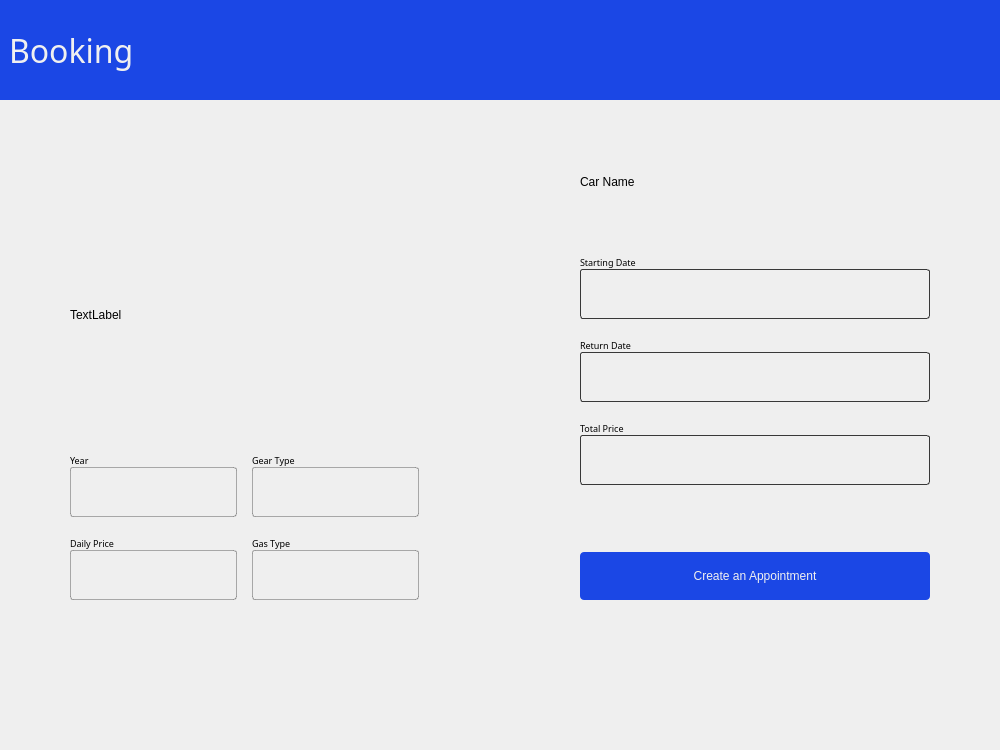
<?xml version="1.0" encoding="UTF-8"?>
<ui version="4.0">
 <class>booking</class>
 <widget class="QWidget" name="booking">
  <property name="geometry">
   <rect>
    <x>0</x>
    <y>0</y>
    <width>1000</width>
    <height>750</height>
   </rect>
  </property>
  <property name="sizePolicy">
   <sizepolicy hsizetype="Fixed" vsizetype="Fixed">
    <horstretch>0</horstretch>
    <verstretch>0</verstretch>
   </sizepolicy>
  </property>
  <property name="minimumSize">
   <size>
    <width>1000</width>
    <height>750</height>
   </size>
  </property>
  <property name="maximumSize">
   <size>
    <width>1000</width>
    <height>750</height>
   </size>
  </property>
  <property name="windowTitle">
   <string>Form</string>
  </property>
  <layout class="QVBoxLayout" name="verticalLayout">
   <property name="spacing">
    <number>0</number>
   </property>
   <property name="leftMargin">
    <number>0</number>
   </property>
   <property name="topMargin">
    <number>0</number>
   </property>
   <property name="rightMargin">
    <number>0</number>
   </property>
   <property name="bottomMargin">
    <number>0</number>
   </property>
   <item>
    <widget class="QWidget" name="top_app_bar" native="true">
     <property name="sizePolicy">
      <sizepolicy hsizetype="Expanding" vsizetype="Fixed">
       <horstretch>0</horstretch>
       <verstretch>0</verstretch>
      </sizepolicy>
     </property>
     <property name="minimumSize">
      <size>
       <width>0</width>
       <height>100</height>
      </size>
     </property>
     <property name="maximumSize">
      <size>
       <width>16777215</width>
       <height>100</height>
      </size>
     </property>
     <property name="styleSheet">
      <string notr="true">background-color: rgb(27, 71, 229);
color: #F0F0F0;</string>
     </property>
     <layout class="QHBoxLayout" name="horizontalLayout_2">
      <item>
       <widget class="QLabel" name="booking_label">
        <property name="font">
         <font>
          <family>Roboto Mono</family>
          <pointsize>24</pointsize>
         </font>
        </property>
        <property name="text">
         <string>Booking</string>
        </property>
       </widget>
      </item>
     </layout>
    </widget>
   </item>
   <item>
    <widget class="QWidget" name="main_widget" native="true">
     <layout class="QHBoxLayout" name="horizontalLayout">
      <property name="spacing">
       <number>0</number>
      </property>
      <property name="leftMargin">
       <number>70</number>
      </property>
      <property name="topMargin">
       <number>75</number>
      </property>
      <property name="rightMargin">
       <number>70</number>
      </property>
      <property name="bottomMargin">
       <number>150</number>
      </property>
      <item>
       <widget class="QWidget" name="left_widget" native="true">
        <property name="sizePolicy">
         <sizepolicy hsizetype="Maximum" vsizetype="Preferred">
          <horstretch>0</horstretch>
          <verstretch>0</verstretch>
         </sizepolicy>
        </property>
        <layout class="QVBoxLayout" name="verticalLayout_2">
         <property name="spacing">
          <number>0</number>
         </property>
         <property name="leftMargin">
          <number>0</number>
         </property>
         <property name="topMargin">
          <number>0</number>
         </property>
         <property name="rightMargin">
          <number>0</number>
         </property>
         <property name="bottomMargin">
          <number>0</number>
         </property>
         <item>
          <widget class="QLabel" name="car_image_label">
           <property name="text">
            <string>TextLabel</string>
           </property>
          </widget>
         </item>
         <item>
          <widget class="QWidget" name="car_information_widget" native="true">
           <property name="sizePolicy">
            <sizepolicy hsizetype="Fixed" vsizetype="Maximum">
             <horstretch>0</horstretch>
             <verstretch>0</verstretch>
            </sizepolicy>
           </property>
           <property name="styleSheet">
            <string notr="true">QLineEdit {
	padding-left : 10px;
	border: 1px solid rgba(56, 56, 56, 100);
	border-radius : 3px;
	background-color: transparent;
	color : rgba(56, 56, 56, 100);
}
</string>
           </property>
           <layout class="QGridLayout" name="gridLayout">
            <property name="leftMargin">
             <number>0</number>
            </property>
            <property name="topMargin">
             <number>0</number>
            </property>
            <property name="rightMargin">
             <number>0</number>
            </property>
            <property name="bottomMargin">
             <number>0</number>
            </property>
            <property name="horizontalSpacing">
             <number>15</number>
            </property>
            <property name="verticalSpacing">
             <number>20</number>
            </property>
            <item row="0" column="0">
             <layout class="QVBoxLayout" name="verticalLayout_6">
              <property name="spacing">
               <number>0</number>
              </property>
              <property name="sizeConstraint">
               <enum>QLayout::SetDefaultConstraint</enum>
              </property>
              <item alignment="Qt::AlignRight">
               <widget class="QLabel" name="year_label">
                <property name="sizePolicy">
                 <sizepolicy hsizetype="Preferred" vsizetype="Fixed">
                  <horstretch>0</horstretch>
                  <verstretch>0</verstretch>
                 </sizepolicy>
                </property>
                <property name="minimumSize">
                 <size>
                  <width>167</width>
                  <height>0</height>
                 </size>
                </property>
                <property name="maximumSize">
                 <size>
                  <width>167</width>
                  <height>16777215</height>
                 </size>
                </property>
                <property name="font">
                 <font>
                  <family>Roboto Mono Light</family>
                  <pointsize>7</pointsize>
                 </font>
                </property>
                <property name="text">
                 <string>Year</string>
                </property>
               </widget>
              </item>
              <item alignment="Qt::AlignRight">
               <widget class="QLineEdit" name="year_tf">
                <property name="sizePolicy">
                 <sizepolicy hsizetype="Fixed" vsizetype="Fixed">
                  <horstretch>0</horstretch>
                  <verstretch>0</verstretch>
                 </sizepolicy>
                </property>
                <property name="minimumSize">
                 <size>
                  <width>167</width>
                  <height>50</height>
                 </size>
                </property>
               </widget>
              </item>
             </layout>
            </item>
            <item row="0" column="1">
             <layout class="QVBoxLayout" name="verticalLayout_7">
              <property name="spacing">
               <number>0</number>
              </property>
              <property name="sizeConstraint">
               <enum>QLayout::SetDefaultConstraint</enum>
              </property>
              <item alignment="Qt::AlignLeft">
               <widget class="QLabel" name="gear_label">
                <property name="sizePolicy">
                 <sizepolicy hsizetype="Preferred" vsizetype="Fixed">
                  <horstretch>0</horstretch>
                  <verstretch>0</verstretch>
                 </sizepolicy>
                </property>
                <property name="minimumSize">
                 <size>
                  <width>167</width>
                  <height>0</height>
                 </size>
                </property>
                <property name="maximumSize">
                 <size>
                  <width>167</width>
                  <height>16777215</height>
                 </size>
                </property>
                <property name="font">
                 <font>
                  <family>Roboto Mono Light</family>
                  <pointsize>7</pointsize>
                 </font>
                </property>
                <property name="text">
                 <string>Gear Type</string>
                </property>
               </widget>
              </item>
              <item alignment="Qt::AlignLeft">
               <widget class="QLineEdit" name="gear_tf">
                <property name="sizePolicy">
                 <sizepolicy hsizetype="Fixed" vsizetype="Fixed">
                  <horstretch>0</horstretch>
                  <verstretch>0</verstretch>
                 </sizepolicy>
                </property>
                <property name="minimumSize">
                 <size>
                  <width>167</width>
                  <height>50</height>
                 </size>
                </property>
               </widget>
              </item>
             </layout>
            </item>
            <item row="1" column="0">
             <layout class="QVBoxLayout" name="verticalLayout_8">
              <property name="spacing">
               <number>0</number>
              </property>
              <property name="sizeConstraint">
               <enum>QLayout::SetDefaultConstraint</enum>
              </property>
              <item alignment="Qt::AlignRight">
               <widget class="QLabel" name="price_label">
                <property name="sizePolicy">
                 <sizepolicy hsizetype="Preferred" vsizetype="Fixed">
                  <horstretch>0</horstretch>
                  <verstretch>0</verstretch>
                 </sizepolicy>
                </property>
                <property name="minimumSize">
                 <size>
                  <width>167</width>
                  <height>0</height>
                 </size>
                </property>
                <property name="maximumSize">
                 <size>
                  <width>167</width>
                  <height>16777215</height>
                 </size>
                </property>
                <property name="font">
                 <font>
                  <family>Roboto Mono Light</family>
                  <pointsize>7</pointsize>
                 </font>
                </property>
                <property name="text">
                 <string>Daily Price</string>
                </property>
               </widget>
              </item>
              <item alignment="Qt::AlignRight">
               <widget class="QLineEdit" name="price_tf">
                <property name="sizePolicy">
                 <sizepolicy hsizetype="Fixed" vsizetype="Fixed">
                  <horstretch>0</horstretch>
                  <verstretch>0</verstretch>
                 </sizepolicy>
                </property>
                <property name="minimumSize">
                 <size>
                  <width>167</width>
                  <height>50</height>
                 </size>
                </property>
               </widget>
              </item>
             </layout>
            </item>
            <item row="1" column="1">
             <layout class="QVBoxLayout" name="verticalLayout_10">
              <property name="spacing">
               <number>0</number>
              </property>
              <property name="sizeConstraint">
               <enum>QLayout::SetDefaultConstraint</enum>
              </property>
              <item alignment="Qt::AlignLeft">
               <widget class="QLabel" name="gas_label">
                <property name="sizePolicy">
                 <sizepolicy hsizetype="Preferred" vsizetype="Fixed">
                  <horstretch>0</horstretch>
                  <verstretch>0</verstretch>
                 </sizepolicy>
                </property>
                <property name="minimumSize">
                 <size>
                  <width>167</width>
                  <height>0</height>
                 </size>
                </property>
                <property name="maximumSize">
                 <size>
                  <width>167</width>
                  <height>16777215</height>
                 </size>
                </property>
                <property name="font">
                 <font>
                  <family>Roboto Mono Light</family>
                  <pointsize>7</pointsize>
                 </font>
                </property>
                <property name="text">
                 <string>Gas Type</string>
                </property>
               </widget>
              </item>
              <item alignment="Qt::AlignLeft">
               <widget class="QLineEdit" name="gas_tf">
                <property name="sizePolicy">
                 <sizepolicy hsizetype="Fixed" vsizetype="Fixed">
                  <horstretch>0</horstretch>
                  <verstretch>0</verstretch>
                 </sizepolicy>
                </property>
                <property name="minimumSize">
                 <size>
                  <width>167</width>
                  <height>50</height>
                 </size>
                </property>
               </widget>
              </item>
             </layout>
            </item>
           </layout>
          </widget>
         </item>
        </layout>
       </widget>
      </item>
      <item>
       <spacer name="horizontalSpacer">
        <property name="orientation">
         <enum>Qt::Horizontal</enum>
        </property>
        <property name="sizeHint" stdset="0">
         <size>
          <width>40</width>
          <height>20</height>
         </size>
        </property>
       </spacer>
      </item>
      <item>
       <widget class="QWidget" name="right_widget" native="true">
        <property name="sizePolicy">
         <sizepolicy hsizetype="Maximum" vsizetype="Preferred">
          <horstretch>0</horstretch>
          <verstretch>0</verstretch>
         </sizepolicy>
        </property>
        <property name="styleSheet">
         <string notr="true">QLineEdit {
	padding-left : 10px;
	border: 1px solid #383838;
	border-radius : 3px;
	background-color: transparent;
	color : #383838;
}
</string>
        </property>
        <layout class="QVBoxLayout" name="verticalLayout_3">
         <property name="spacing">
          <number>20</number>
         </property>
         <property name="leftMargin">
          <number>0</number>
         </property>
         <property name="topMargin">
          <number>0</number>
         </property>
         <property name="rightMargin">
          <number>0</number>
         </property>
         <property name="bottomMargin">
          <number>0</number>
         </property>
         <item>
          <widget class="QLabel" name="car_name">
           <property name="text">
            <string>Car Name</string>
           </property>
          </widget>
         </item>
         <item>
          <layout class="QVBoxLayout" name="verticalLayout_5">
           <property name="spacing">
            <number>0</number>
           </property>
           <property name="sizeConstraint">
            <enum>QLayout::SetDefaultConstraint</enum>
           </property>
           <item>
            <spacer name="verticalSpacer_4">
             <property name="orientation">
              <enum>Qt::Vertical</enum>
             </property>
             <property name="sizeHint" stdset="0">
              <size>
               <width>20</width>
               <height>40</height>
              </size>
             </property>
            </spacer>
           </item>
           <item alignment="Qt::AlignHCenter">
            <widget class="QLabel" name="starting_date_label">
             <property name="sizePolicy">
              <sizepolicy hsizetype="Fixed" vsizetype="Maximum">
               <horstretch>0</horstretch>
               <verstretch>0</verstretch>
              </sizepolicy>
             </property>
             <property name="minimumSize">
              <size>
               <width>350</width>
               <height>0</height>
              </size>
             </property>
             <property name="maximumSize">
              <size>
               <width>350</width>
               <height>16777215</height>
              </size>
             </property>
             <property name="font">
              <font>
               <family>Roboto Mono Light</family>
               <pointsize>7</pointsize>
              </font>
             </property>
             <property name="text">
              <string>Starting Date</string>
             </property>
            </widget>
           </item>
           <item alignment="Qt::AlignHCenter">
            <widget class="QLineEdit" name="starting_date_tf">
             <property name="sizePolicy">
              <sizepolicy hsizetype="Fixed" vsizetype="Fixed">
               <horstretch>0</horstretch>
               <verstretch>0</verstretch>
              </sizepolicy>
             </property>
             <property name="minimumSize">
              <size>
               <width>350</width>
               <height>50</height>
              </size>
             </property>
             <property name="maximumSize">
              <size>
               <width>350</width>
               <height>16777215</height>
              </size>
             </property>
            </widget>
           </item>
          </layout>
         </item>
         <item>
          <layout class="QVBoxLayout" name="verticalLayout_11">
           <property name="spacing">
            <number>0</number>
           </property>
           <property name="sizeConstraint">
            <enum>QLayout::SetDefaultConstraint</enum>
           </property>
           <item alignment="Qt::AlignHCenter">
            <widget class="QLabel" name="return_date_label">
             <property name="sizePolicy">
              <sizepolicy hsizetype="Fixed" vsizetype="Maximum">
               <horstretch>0</horstretch>
               <verstretch>0</verstretch>
              </sizepolicy>
             </property>
             <property name="minimumSize">
              <size>
               <width>350</width>
               <height>0</height>
              </size>
             </property>
             <property name="maximumSize">
              <size>
               <width>350</width>
               <height>16777215</height>
              </size>
             </property>
             <property name="font">
              <font>
               <family>Roboto Mono Light</family>
               <pointsize>7</pointsize>
              </font>
             </property>
             <property name="text">
              <string>Return Date</string>
             </property>
            </widget>
           </item>
           <item alignment="Qt::AlignHCenter">
            <widget class="QLineEdit" name="return_date_tf">
             <property name="sizePolicy">
              <sizepolicy hsizetype="Fixed" vsizetype="Fixed">
               <horstretch>0</horstretch>
               <verstretch>0</verstretch>
              </sizepolicy>
             </property>
             <property name="minimumSize">
              <size>
               <width>350</width>
               <height>50</height>
              </size>
             </property>
             <property name="maximumSize">
              <size>
               <width>350</width>
               <height>16777215</height>
              </size>
             </property>
            </widget>
           </item>
          </layout>
         </item>
         <item>
          <layout class="QVBoxLayout" name="verticalLayout_12">
           <property name="spacing">
            <number>0</number>
           </property>
           <property name="sizeConstraint">
            <enum>QLayout::SetDefaultConstraint</enum>
           </property>
           <item alignment="Qt::AlignHCenter">
            <widget class="QLabel" name="total_price_label">
             <property name="sizePolicy">
              <sizepolicy hsizetype="Fixed" vsizetype="Maximum">
               <horstretch>0</horstretch>
               <verstretch>0</verstretch>
              </sizepolicy>
             </property>
             <property name="minimumSize">
              <size>
               <width>350</width>
               <height>0</height>
              </size>
             </property>
             <property name="maximumSize">
              <size>
               <width>350</width>
               <height>16777215</height>
              </size>
             </property>
             <property name="font">
              <font>
               <family>Roboto Mono Light</family>
               <pointsize>7</pointsize>
              </font>
             </property>
             <property name="text">
              <string>Total Price</string>
             </property>
            </widget>
           </item>
           <item alignment="Qt::AlignHCenter">
            <widget class="QLineEdit" name="total_price_tf">
             <property name="sizePolicy">
              <sizepolicy hsizetype="Fixed" vsizetype="Fixed">
               <horstretch>0</horstretch>
               <verstretch>0</verstretch>
              </sizepolicy>
             </property>
             <property name="minimumSize">
              <size>
               <width>350</width>
               <height>50</height>
              </size>
             </property>
             <property name="maximumSize">
              <size>
               <width>350</width>
               <height>16777215</height>
              </size>
             </property>
            </widget>
           </item>
           <item>
            <spacer name="verticalSpacer_13">
             <property name="orientation">
              <enum>Qt::Vertical</enum>
             </property>
             <property name="sizeHint" stdset="0">
              <size>
               <width>20</width>
               <height>40</height>
              </size>
             </property>
            </spacer>
           </item>
          </layout>
         </item>
         <item alignment="Qt::AlignHCenter">
          <widget class="QPushButton" name="create_appointment_button">
           <property name="sizePolicy">
            <sizepolicy hsizetype="Maximum" vsizetype="Fixed">
             <horstretch>0</horstretch>
             <verstretch>0</verstretch>
            </sizepolicy>
           </property>
           <property name="minimumSize">
            <size>
             <width>350</width>
             <height>48</height>
            </size>
           </property>
           <property name="maximumSize">
            <size>
             <width>350</width>
             <height>48</height>
            </size>
           </property>
           <property name="styleSheet">
            <string notr="true">QPushButton {
	background-color: #1B47E5;
	color : #F0F0F0;
	border-radius: 4px;
	font: 57 11pt &quot;Roboto Mono Medium&quot;;
}

QPushButton::hover {
	background-color: #1D3282;
}

QPushButton::pressed {
	background-color: rgb(33, 58, 150);
}</string>
           </property>
           <property name="text">
            <string>Create an Appointment</string>
           </property>
          </widget>
         </item>
        </layout>
       </widget>
      </item>
     </layout>
    </widget>
   </item>
  </layout>
 </widget>
 <resources/>
 <connections/>
</ui>
